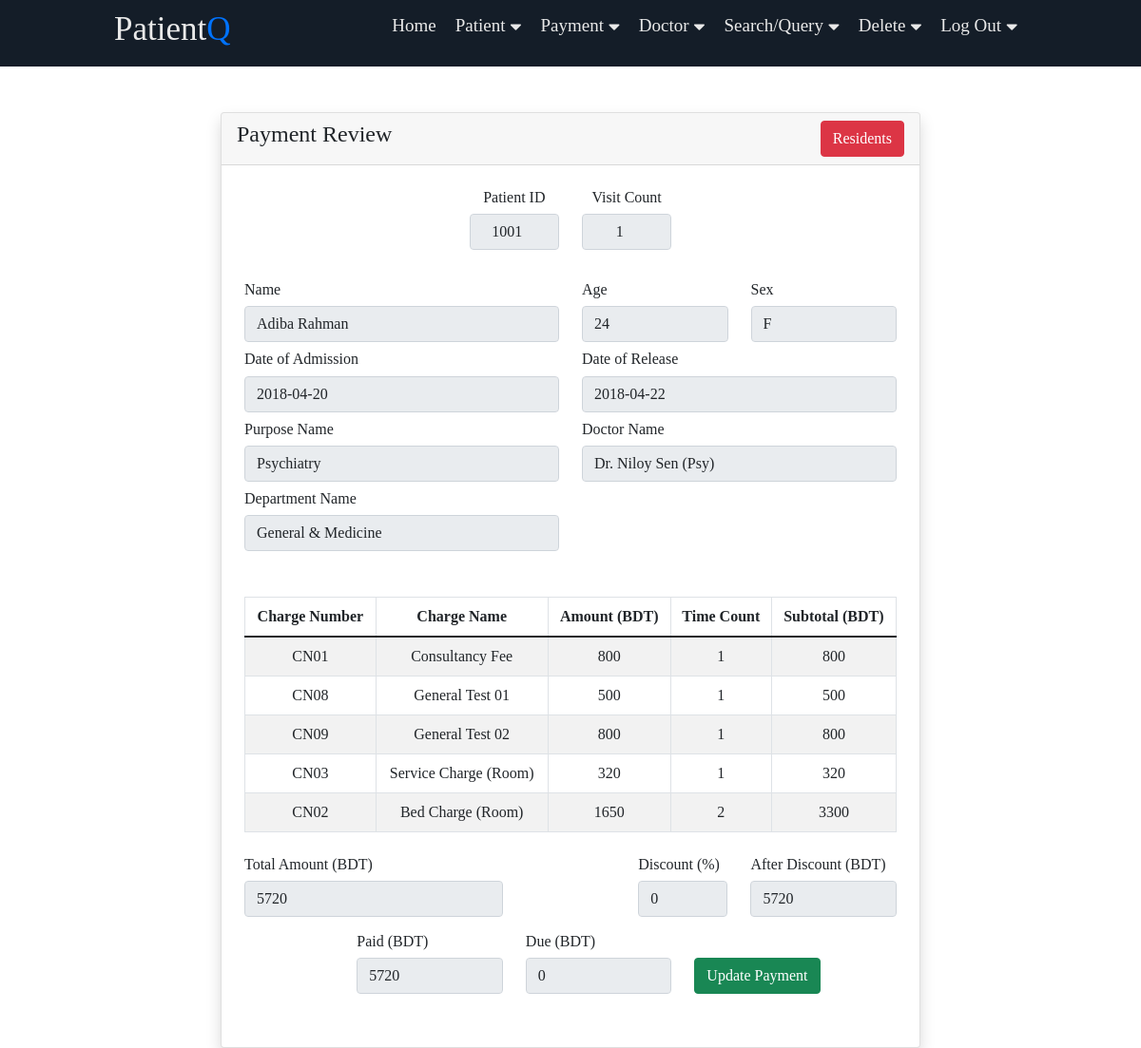
/v_02/payment/generate-receipt.php?p_id=1001&visit_count=1, run on the app's committed database.
### tables this page shows
create table patient (
    p_id int auto_increment,
    p_name varchar(30),
    p_age smallint,
    p_sex varchar(1),
    mobile_no varchar(15),
    address varchar(40),
    isResident varchar(1),
    room_no varchar(10),
    primary key (p_id),
    check (isResident = '0' or isResident = '1'),
    check (p_sex = 'F' or p_sex = 'M')
);

create table payment_history (
    visit_count smallint,
    p_id int,
    purpose_id varchar(7),
    payable_amount mediumint,
    paid mediumint,
    admission_date date,
    release_date date,
    assign_dr_init varchar(7),
    note Varchar(120),
    discount_pct smallint,
    primary key (p_id, visit_count),
    check (discount_pct >= 0 and discount_pct <= 100)
);

create table purpose (
    purpose_id varchar(7),
    purpose_name varchar(30),
    dept_init varchar(20),
    primary key (purpose_id)
);

create table doctor (
    dr_init varchar(7),
    dr_name varchar(30),
    dept_init varchar(20),
    room_no varchar(10),
    primary key (dr_init)
);

create table department (
    dept_init varchar(20),
    dept_name varchar(30),
    room_no varchar(10),
    dept_head_init varchar(7),
    primary key (dept_init)
);

### v_02/payment/generate-receipt.php (the view, shortened to what this page needs)
<?php
    include ('../roots/db-connect.php');
    include('../includes/header.php');
?>
<?php
    if (!$_GET['visit_count']) {
        if (isset($_GET['p_id'])) {
            $p_id = mysqli_real_escape_string($connect, $_GET['p_id']);
            $query = "SELECT COUNT(visit_count) visit_count FROM payment_history where p_id = '$p_id' ";
            $query_run_visit = mysqli_query($connect, $query);
            $visitTuple = mysqli_fetch_assoc($query_run_visit);
            $v_cnt = $visitTuple['visit_count'];
        }
    } else {
        $v_cnt = $_GET['visit_count'];
    }
    if (isset($_GET['p_id'])) {
        $p_id = mysqli_real_escape_string($connect, $_GET['p_id']);
        $query = "SELECT discount_pct FROM payment_history where p_id = '$p_id' AND
                visit_count = '$v_cnt' ";
        $query_run_disc = mysqli_query($connect, $query);
        $discTuple = mysqli_fetch_assoc($query_run_disc);
        $discount = $discTuple['discount_pct'];
        $query = "SELECT * FROM patient where p_id = '$p_id' ";
        $query_run_patient = mysqli_query($connect, $query);
        $patientTuple = mysqli_fetch_assoc($query_run_patient);
        $query = "SELECT * FROM payment_history where p_id = '$p_id' AND visit_count = '$v_cnt' ";
        $query_run_payment = mysqli_query($connect, $query);
        $paymentTuple = mysqli_fetch_assoc($query_run_payment);
        $query = "SELECT purpose_name, dept_name
                FROM payment_history, purpose, department
                WHERE p_id = '$p_id' AND visit_count = '$v_cnt' AND payment_history.purpose_id = purpose.purpose_id
                AND purpose.dept_init = department.dept_init; ";
        $query_run_purpose_dept = mysqli_query($connect, $query);
        $purposeDeptTuples = mysqli_fetch_assoc($query_run_purpose_dept);
    }
    $query = "SELECT dr_name
        FROM payment_history, doctor
        WHERE p_id = '$p_id' AND visit_count = '$v_cnt'
        AND payment_history.assign_dr_init = doctor.dr_init;";
    $query_run_dr = mysqli_query($connect, $query);
    $doctorTuple = mysqli_fetch_assoc($query_run_dr);
    $query = "SELECT charge_sheet.charge_num, charge_sheet.charge_name, amount, time_count, (amount * time_count) AS subtotal
        FROM patient_record, charge_sheet
        WHERE p_id = '$p_id' AND visit_count = '$v_cnt'
        AND patient_record.history = charge_sheet.charge_num;";
    $query_run_charges = mysqli_query($connect, $query);
    $query = "SELECT SUM(amount * time_count) AS total
        FROM patient_record, charge_sheet
        WHERE p_id = '$p_id' AND visit_count = '$v_cnt'
        AND patient_record.history = charge_sheet.charge_num;";
    $query_run_total = mysqli_query($connect, $query);
    $totalTuple = mysqli_fetch_assoc($query_run_total);
    $query = "SELECT payable_amount, paid
            FROM payment_history
            WHERE p_id = '$p_id' and visit_count = '$v_cnt' ";
    $query_run_payable_paid = mysqli_query($connect, $query);
    $payablePaidTuple = mysqli_fetch_assoc($query_run_payable_paid);
    $query = "SELECT (payable_amount - paid) due
        FROM payment_history
        WHERE p_id = '$p_id' and visit_count = '$v_cnt' ";
    $query_run_due = mysqli_query($connect, $query);
    $dueTuple = mysqli_fetch_assoc($query_run_due);
?>
<div class="container mt-5">
    <div class="row">
        <div class="col-md-2"> </div>
        <div class="col-md-8">
            <div class="card shadow">
                <div class="card-header">
                    <h4>Payment Review
                    <a href="../payment/search-residents.php" class = "btn btn-danger float-end">Residents</a>
                    </h4>
                </div>
                <div class="card-body p-4">
                    <form action="../roots/source-codes.php" method="POST">
                        <div class="row mb-3">
                            <div class="col-md-4 mb-3"> </div>
                            <div class="col-md-2 mb-3">
                                <p class="h6 text-center">Patient ID</p>
                                <input type="number" name="p_id" class="form-control text-center" value="<?=$_GET['p_id']?>" readonly>
                            </div>
                            <div class="col-md-2 mb-3">
                                <p class="h6 text-center">Visit Count</p>
                                <input type="number" name="visit_count" class="form-control text-center" value="<?=$v_cnt?>" readonly>
                            </div>
                            <div class="col-md-4 mb-3"> </div>
                        </div>
                        <div class="row">
                            <div class="col-md-6 mb-2">
                                <p class="h6">Name</p>
                                <input type="text" name="p_name" class="form-control" value="<?=$patientTuple['p_name'] ?>" readonly>
                            </div>
                            <div class="col-md-3 mb-2">
                                <p class="h6">Age</p>
                                <input type="number" name="p_age" class="form-control" value="<?=$patientTuple['p_age'] ?>" readonly>
                            </div>
                            <div class="col-md-3 mb-2">
                                <p class="h6">Sex</p>
                                <input type="text" name="p_sex" class="form-control" value="<?=$patientTuple['p_sex'] ?>" readonly>
                            </div>
                        </div>
                        <div class="row">
                            <div class="col-md-6 mb-2">
                                <p class="h6">Date of Admission</p>
                                <input type="text" name="admission_date" class="form-control" value="<?=$paymentTuple['admission_date'] ?>" readonly>
                            </div>
                            <div class="col-md-6 mb-2">
                                <p class="h6">Date of Release</p>
                                <input type="text" name="release_date" class="form-control" value="<?=$paymentTuple['release_date'] ?>" readonly>
                            </div>
                        </div>
                        <div class="row">
                            <div class="col-md-6 mb-2">
                                <p class="h6">Purpose Name</p>
                                <input type="text" name="purpose_name" class="form-control" value="<?=$purposeDeptTuples['purpose_name'] ?>" readonly>
                            </div>
                            <div class="col-md-6 mb-2">
                                <p class="h6">Doctor Name</p>
                                <?php  if ($doctorTuple['dr_name']):?>
                                    <input type="text" name="dr_name" class="form-control" value="<?=$doctorTuple['dr_name']?>" readonly>
                                <?php  else:?>
                                    <input type="text" name="dr_name" class="form-control" value="Doctor Not Found" readonly>
                                <?php endif; ?>
                            </div>
                        </div>
                        <div class="row mb-5">
                            <div class="col-md-6">
                                <p class="h6">Department Name</p>
                                <input type="name" name="dept_name" class="form-control" value="<?=$purposeDeptTuples['dept_name'] ?>" readonly>
                            </div>
                            <div class="col-md-6"> </div>
                        </div>
                        <table class="table table-bordered table-striped">
                            <thead align="center">
                                <tr>
                                    <th>Charge Number</th>
                                    <th>Charge Name</th>
                                    <th>Amount (BDT)</th>
                                    <th>Time Count</th>
                                    <th>Subtotal (BDT)</th>
                                </tr>
                            </thead>
                            <tbody align="center">
                                <?php
                                    if (mysqli_num_rows($query_run_charges) > 0) {
                                        foreach ($query_run_charges as $charge) {
                                            ?>
                                            <tr>
                                                <td> <?= $charge['charge_num']; ?> </td>
                                                <td> <?= $charge['charge_name']; ?> </td>
                                                <td> <?= $charge['amount']; ?> </td>
                                                <td> <?= $charge['time_count']; ?> </td>
                                                <td> <?= $charge['subtotal']; ?> </td>
                                            </tr>
                                            <?php
                                        }
                                    } else {
                                        ?>
                                            <tr>
                                                <td colspan="5">No Record Found!</td>
                                            </tr>
                                        <?php
                                    }
                                ?>
                            </tbody>
                        </table>
                        <div class="row">
                            <div class="col-md-5 mb-3">
                                <p class="h6">Total Amount (BDT)</p>
                                <input type="number" name="total_amount" class="form-control" value="<?=$totalTuple['total']?>" readonly>
                            </div>
                            <div class="col-md-2 mb-3"> </div>
                            <div class="col-md-2 mb-3">
                                <p class="h6">Discount (%)</p>
                                <input type="number" name="discount_pct" class="form-control" value="<?=$discount?>" readonly>
                            </div>
                            <div class="col-md-3 mb-3">
                                <p class="h6">After Discount (BDT)</p>
                                <input type="number" name="payable_amount" class="form-control" value="<?=$payablePaidTuple['payable_amount']?>" readonly>
                            </div>
                        </div>
                        <div class="row mb-6">
                            <div class="col-md-2 mb-3"></div>
                            <div class="col-md-3 mb-3">
                                <p class="h6">Paid (BDT)</p>
                                <input type="number" name="paid_amount" class="form-control mb-3" value="<?=$payablePaidTuple['paid']?>" readonly>
                            </div>
                            <div class="col-md-3 mb-3">
                                <p class="h6">Due (BDT)</p>
                                <input type="number" name="due_amount" class="form-control mb-3"  value="<?=$dueTuple['due']?>" readonly>
                            </div>
                            <div class="col-md-4 mb-3">
                                <p class="h6">&nbsp</p>
                                <a href="update-payment.php?p_id=<?=$p_id?>&visit_count=<?=$v_cnt?>" class="btn btn-success">Update Payment</a>
                            </div>
                        </div>
                        </div>
                </div>
            </div>
        </div>
    </div>
<?php
    include('../includes/footer.php');
?>

### v_02/navbar/style.css (style rules this page uses)
:root { --color-primary: #0073ff; --color-white: #e9e9e9; --color-black: #141d28; --color-black-1: #212b38; }
* { margin: 0; padding: 0; box-sizing: border-box; }
body { font-family: Trebuchet MS; }

### data on the page
patient: p_name "Adiba Rahman", p_age "24", p_sex "F"
payment_history: admission_date "2018-04-20", release_date "2018-04-22", discount_pct "0", payable_amount "5720", paid_amount "5720"
purpose: purpose_name "Psychiatry", dept_name "General & Medicine"
doctor: dr_name "Dr. Niloy Sen (Psy)"

### other printed values
$charge['charge_num'] "CN01"
$charge['charge_name'] "Consultancy Fee"
$charge['amount'] "800"
$charge['time_count'] "1"
$charge['subtotal'] "800"
$charge['charge_num'] "CN08"
$charge['charge_name'] "General Test 01"
$charge['amount'] "500"
$charge['subtotal'] "500"
$charge['charge_num'] "CN09"
$charge['charge_name'] "General Test 02"
$charge['charge_num'] "CN03"
$charge['charge_name'] "Service Charge (Room)"
$charge['amount'] "320"
$charge['subtotal'] "320"
